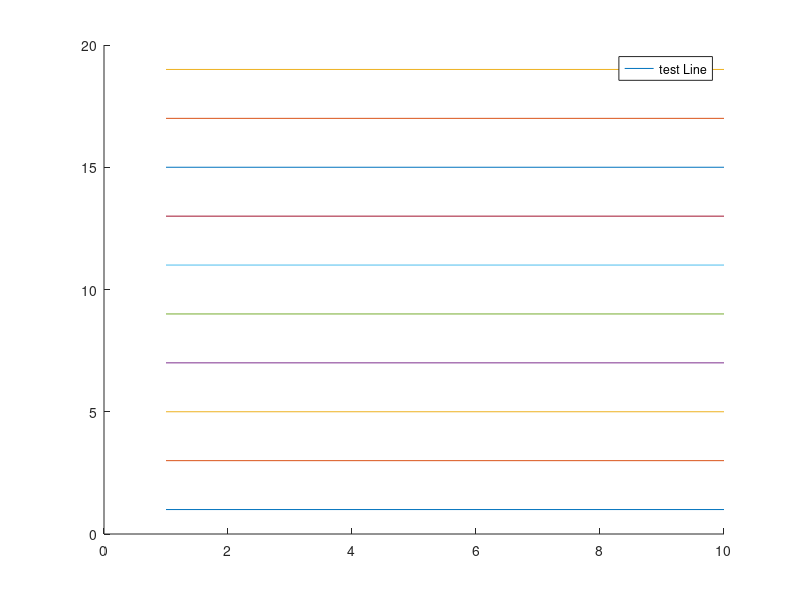

MATLAB code to generate this figure:
x = 1:10;
y = [1, 3, 5, 7, 9, 11, 13, 15, 17, 19];

% Plot each line
figure;
hold on;
for i = 1:10
    plot(x, y(i)*ones(size(x)));
end

% Add legend for fourth line
legend('test Line');